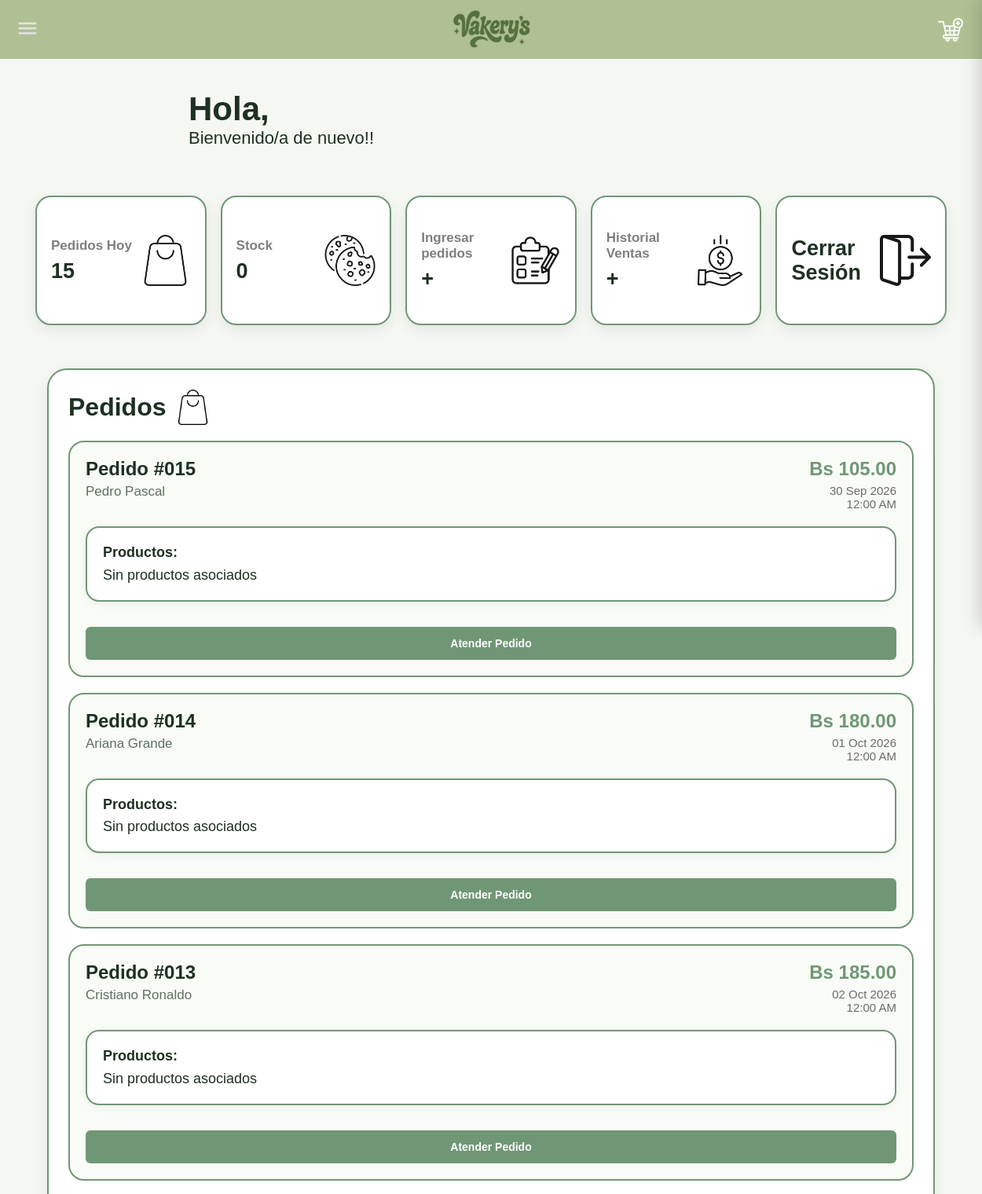
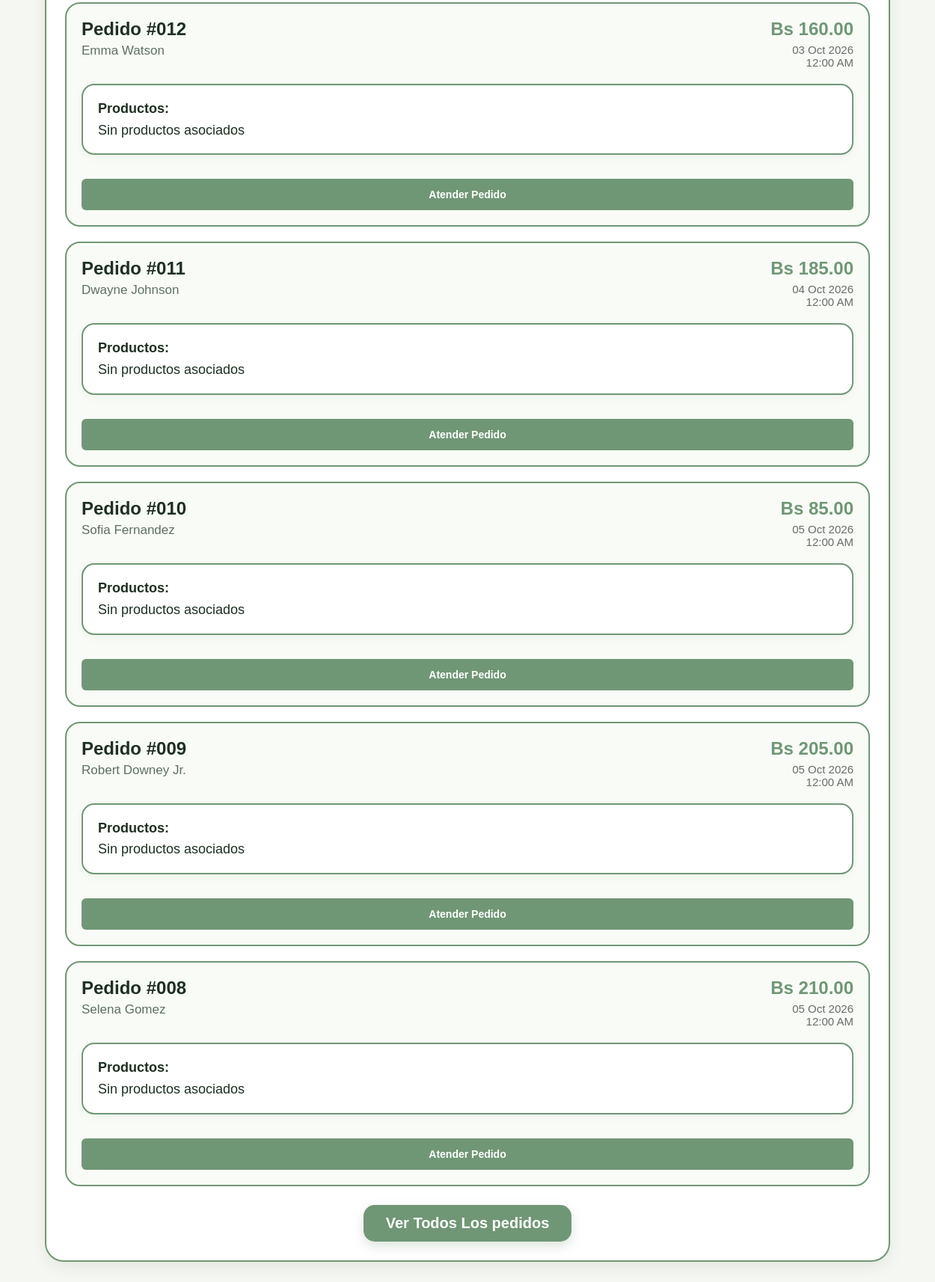
The app's page /paginavendedor.php with its own data (2 pictures, top to bottom).
### tables this page shows
CREATE TABLE IF NOT EXISTS `pedidos` (
  `id` INT NOT NULL AUTO_INCREMENT,
  `Nombre` VARCHAR(200) NULL,
  `Fecha` DATE NULL,
  `Estado` VARCHAR(45) NULL,
  `NombreVendedor` VARCHAR(200) NULL,
  `Direccion` VARCHAR(45) NULL,
  `Telefono` INT NULL,
  PRIMARY KEY (`id`)
);

### paginavendedor.php (the view, shortened to what this page needs)
<?php
$servername = "localhost";
$username = "root";
$password = "";
$bdname = "vakerysss";
$conn = new mysqli($servername, $username, $password, $bdname);
$nombre = isset($_SESSION['Nombre']) ? $_SESSION['Nombre'] : '';
$resTotalPedidos = $conn->query("
    SELECT COUNT(*) AS total
    FROM pedidos
    WHERE Estado IS NULL
    OR Estado NOT IN ('Aceptado', 'Cancelado')
");
$totalPedidosHoy = 0;
if ($resTotalPedidos) {
    $datosPedidos = $resTotalPedidos->fetch_assoc();
    $totalPedidosHoy = $datosPedidos['total'];
}
$resStockTotal = $conn->query("
    SELECT SUM(Stock) AS total_stock
    FROM productos
");
$stockTotal = 0;
if ($resStockTotal) {
    $datosStock = $resStockTotal->fetch_assoc();
    $stockTotal = $datosStock['total_stock'] ?? 0;
}
$sqlPedidos = "
    SELECT
        p.*,
        GROUP_CONCAT(
            CONCAT(pr.NombreProducto, ' x', c.Cantidad)
            SEPARATOR '<br>'
        ) AS resumen_productos,
        SUM(c.CostoTotal) AS total_calculado
    FROM pedidos p
    LEFT JOIN carrito c
        ON p.id = c.pedidos_id
    LEFT JOIN productos pr
        ON c.productos_Codigo = pr.Codigo
    WHERE p.Estado IS NULL
    OR p.Estado NOT IN ('Aceptado', 'Cancelado')
    GROUP BY p.id
    ORDER BY p.id DESC
    lIMIT 8
";
$resPedidos = $conn->query($sqlPedidos);
?>
<!DOCTYPE html>
<html lang="es">
<head>
    <link rel="stylesheet" href="estilos/vendedor.css">
</head>
<body>
    <div class="saludo">
        <h1>
            Hola, <?php echo htmlspecialchars($nombre); ?>
        </h1>
        <p>Bienvenido/a de nuevo!!</p>
    </div>
    <div class="a">
        <a href="Pedidos/leerpedido.php">
            <div class="ab">
                <div class="at">
                    <p>Pedidos Hoy</p>
                    <h1>
                        <?php echo $totalPedidosHoy; ?>
                    </h1>
                </div>
                <img
                    class="imga"
                    src="imagenes/bolsa-de-la-compra.png"
                    alt="Pedidos"
                >
            </div>
        </a>
        <a href="Productos/leerproductos.php">
            <div class="ab">
                <div class="at">
                    <p>Stock</p>
                    <h1>
                        <?php echo $stockTotal; ?>
                    </h1>
                </div>
                <img
                    class="imga"
                    src="imagenes/galleta.png"
                    alt="Stock"
                >
            </div>
        </a>
        <a href="Pedidos/crearpedido.php">
            <div class="ab">
                <div class="at">
                    <p>Ingresar pedidos</p>
                    <h1>+</h1>
                </div>
                <img
                    class="imga"
                    src="imagenes/portapapeles.png"
                    alt="Ingresar"
                >
            </div>
        </a>
        <a href="Ventas/leerventa.php">
            <div class="ab">
                <div class="at">
                    <p>Historial Ventas</p>
                    <h1>+</h1>
                </div>
                <img
                    class="imga"
                    src="imagenes/dinero.png"
                    alt="Ventas"
                >
            </div>
        </a>
        <a href="Usuarios/cerrarsesion.php">
            <div class="ab">
                <div class="at">
                    <h1>Cerrar Sesión</h1>
                </div>
                <img
                    class="imga"
                    src="imagenes/cerrar-sesion.png"
                    alt="Cerrar Sesión"
                >
            </div>
        </a>
    </div>
    <div class="b">
        <div class="ba">
            <div class="bb">
                <h1>Pedidos</h1>
                <img
                    class="bb-img"
                    src="imagenes/bolsa-de-la-compra.png"
                    alt="Ícono Pedidos"
                >
            </div>
            <?php if ($resPedidos && $resPedidos->num_rows > 0) { ?>
                <?php while ($ped = $resPedidos->fetch_assoc()) { ?>
                    <div class="bf">
                        <div class="bg">
                            <div class="bc">
                                <h2>
                                    Pedido #<?php echo sprintf('%03d', $ped['id']); ?>
                                </h2>
                                <p>
                                    <?php echo htmlspecialchars($ped['Nombre']); ?>
                                </p>
                            </div>
                            <div class="bd">
                                <h3>
                                    Bs <?php echo number_format($ped['total_calculado'] ?? 0, 2); ?>
                                </h3>
                                <p>
                                    <?php echo date('d M Y', strtotime($ped['Fecha'])); ?>
                                </p>
                                <p>
                                    <?php echo date('h:i A', strtotime($ped['Fecha'])); ?>
                                </p>
                            </div>
                        </div>
                        <div class="be">
                            <p>
                                <strong>Productos:</strong>
                                <br>
                                <?php
                                echo !empty($ped['resumen_productos'])
                                    ? $ped['resumen_productos']
                                    : "Sin productos asociados";
                                ?>
                            </p>
                        </div>
                        <a
                            href="Ventas/regisventa.php?pedido_id=<?php echo $ped['id']; ?>"
                            class="btn-atender"
                        >
                            Atender Pedido
                        </a>
                    </div>
                <?php } ?>
            <?php } ?>
            <a href="Pedidos/leerpedido.php">
                <div class="b-boton">
                    <h1>
                        Ver Todos Los pedidos
                    </h1>
                </div>
            </a>
        </div>
    </div>
</body>
</html>

### estilos/vendedor.css (style rules this page uses)
* { margin:0; padding:0; box-sizing:border-box; }
html { scroll-behavior:smooth; }
.saludo { position: relative; padding-left: 200px; }
body { font-family:'Raleway',sans-serif; background:#f5f7f2; color:#1d3021; display:grid; grid-template-columns:1fr; grid-template-areas: "s" "a" "b" "footer"; margin-top:75px; }
.saludo { grid-area:s; margin:40px; display:block; width:100%; }
.saludo h1 { font-size:42px; color:#1d3021; }
.saludo p { font-size:22px; color:#1d3021; }
.a { grid-area:a; display:grid; grid-template-columns:repeat(5, 1fr); gap:18px; padding:20px 45px; width:100%; }
.ab { width:100%; height:165px; background:white; border-radius:20px; padding:18px; border:2px solid #709775; display:flex; justify-content:space-between; align-items:center; box-shadow:0 6px 18px rgba(0,0,0,.07); transition:.35s; cursor:pointer; }
.at { display:flex; flex-direction:column; gap:7px; }
.at p { font-size:17px; color:#000; font-weight:600; opacity:.5; }
.at h1 { font-size:27px; color:#1d3021; }
.imga { width:65px; height:65px; object-fit:contain; opacity:.9; transition:.3s; }
.b { grid-area:b; margin:35px 60px; display:flex; }
.ba { width:100%; background:white; border-radius:25px; padding:25px; border:2px solid #709775; display:flex; flex-direction:column; gap:20px; box-shadow:0 7px 20px rgba(0,0,0,.07); }
.bb { display:flex; align-items:center; gap:12px; }
.bb h1 { font-size:32px; color:#1d3021; }
.bb-img { width:45px; height:45px; object-fit:contain; }
.bf { width:100%; background:#f8fbf6; border-radius:20px; padding:20px; border:2px solid #709775; display:flex; flex-direction:column; gap:20px; transition:.35s; }
.bg { display:flex; justify-content:space-between; align-items:flex-start; gap:20px; }
.bc h2 { font-size:24px; color:#1d3021; margin-bottom:5px; }
.bc p { font-size:17px; color:#5f6f63; }
.bd { text-align:right; }
.bd h3 { font-size:24px; color:#709775; margin-bottom:5px; }
.bd p { font-size:15px; color:#6b6b6b; }
.be { width:100%; background:white; border-radius:17px; padding:17px 20px; border:2px solid #709775; font-size:18px; color:#1d3021; line-height:1.6; box-shadow:0 4px 12px rgba(0,0,0,.04); }
.b-boton { width:100%; display:flex; justify-content:center; align-items:center; margin-top:5px; }
.b-boton h1 { background:#709775; color:white; padding:13px 30px; border-radius:15px; font-size:20px; font-weight:600; cursor:pointer; transition:.3s; box-shadow:0 6px 15px rgba(112,151,117,.25); }
.ab { animation:aparecerCard .9s ease; }
.ab:nth-child(1) { animation-delay:.2s; }
.ba { animation:subirPanel 1.1s ease; }
.bf { animation:aparecerFactura 1s ease; }
.bf:nth-child(2) { animation-delay:.5s; }
.bf:nth-child(3) { animation-delay:.7s; }
.b-boton h1 { animation:pulseBtn 2.5s infinite; }
a { text-decoration: none; }

### paginavendedor.php (style rules this page uses)
a { text-decoration: none; color: inherit; }
.btn-atender { display: block; width: 100%; text-align: center; background-color: #709775; color: #ffffff; padding: 13px 0; border-radius: 6px; font-weight: bold; font-size: 14px; margin-top: 12px; transition: background-color 0.3s ease, color 0.3s ease; text-decoration: none; }

### headers/headeruser.php (style rules this page uses)
* { margin:0; padding:0; box-sizing:border-box; }
body { font-family:'Raleway',sans-serif; }

### records on screen
pedidos: id "015", Nombre "Pedro Pascal", total_calculado "105.00", Fecha "30 Sep 2026", Fecha "12:00 AM"
pedidos: id "014", Nombre "Ariana Grande", total_calculado "180.00", Fecha "01 Oct 2026", Fecha "12:00 AM"
pedidos: id "013", Nombre "Cristiano Ronaldo", total_calculado "185.00", Fecha "02 Oct 2026", Fecha "12:00 AM"
pedidos: id "012", Nombre "Emma Watson", total_calculado "160.00", Fecha "03 Oct 2026", Fecha "12:00 AM"
pedidos: id "011", Nombre "Dwayne Johnson", total_calculado "185.00", Fecha "04 Oct 2026", Fecha "12:00 AM"
pedidos: id "010", Nombre "Sofia Fernandez", total_calculado "85.00", Fecha "05 Oct 2026", Fecha "12:00 AM"
pedidos: id "009", Nombre "Robert Downey Jr.", total_calculado "205.00", Fecha "05 Oct 2026", Fecha "12:00 AM"
pedidos: id "008", Nombre "Selena Gomez", total_calculado "210.00", Fecha "05 Oct 2026", Fecha "12:00 AM"

### other values on screen
$totalPedidosHoy "15"
$stockTotal "0"
